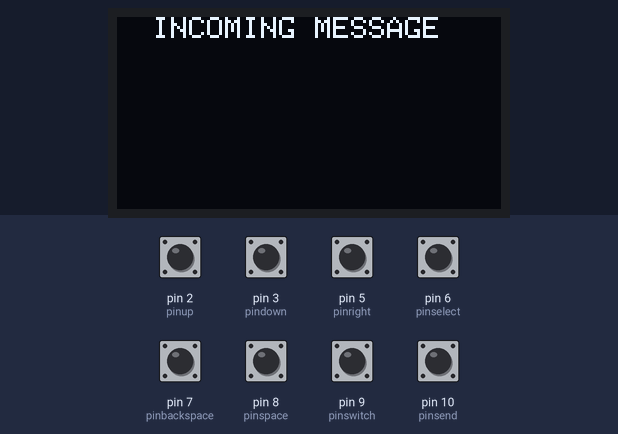
A sketch run on a simulated Arduino Uno, built with avr-gcc and run on an emulated ATmega328P. Parts: 128×64 one-colour display. The test bench sets the inputs (shaded band); at power-on: pin 2 (pinup), pin 3 (pindown), pin 5 (pinright), pin 6 (pinselect), pin 7 (pinbackspace), pin 8 (pinspace), pin 9 (pinswitch), pin 10 (pinsend) HIGH. The display library's start-up logo is not drawn.

Above: at 1.2 s.
1.3 s: pin 9 (pinswitch) pulled LOW for 1 s
At 3.3 s:
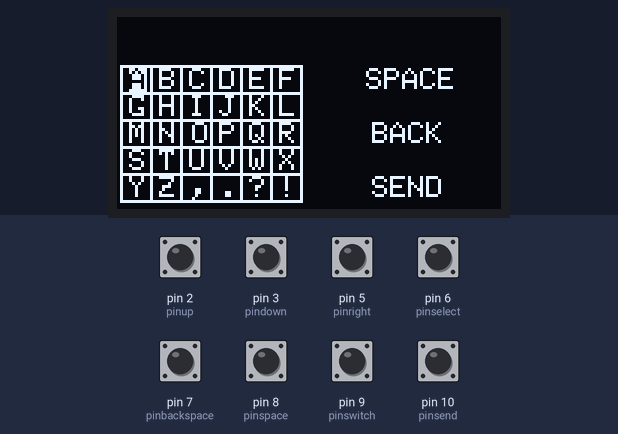
3.9 s: pin 5 (pinright) pulled LOW for 1 s
At 6.3 s:
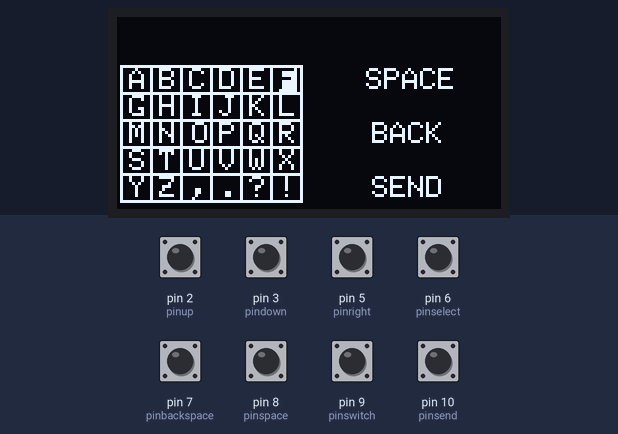
6.6 s: pin 3 (pindown) pulled LOW for 0.15 s
At 8.0 s:
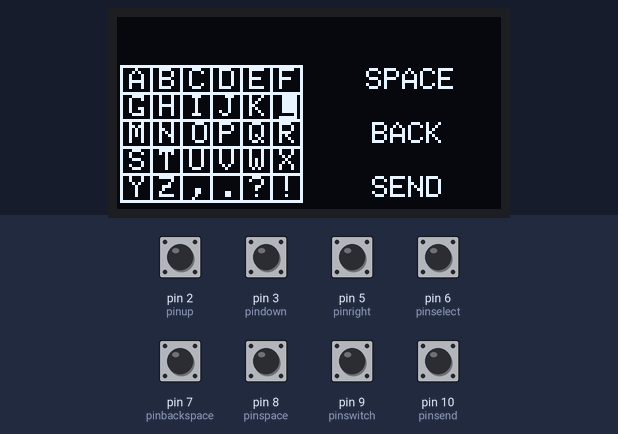
8.3 s: pin 6 (pinselect) pulled LOW for 0.15 s
10.0 s: pin 8 (pinspace) pulled LOW for 0.15 s
11.8 s: pin 7 (pinbackspace) pulled LOW for 1 s
At 12.7 s:
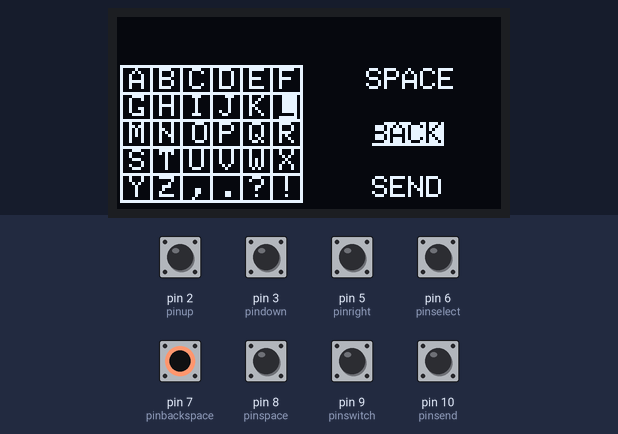
Timing chart, 0 to 14.8 s (numbered marks = the images above; inputs shaded):
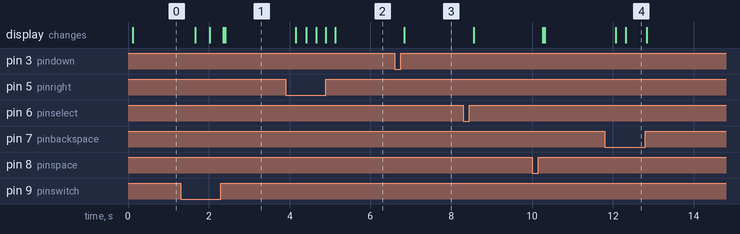

Measured:
- after the input at 1.3 s, the display: first changes after 0.36 s (image 1 shows a later state)
- after the input at 3.9 s, the display: first changes after 0.26 s (image 2 shows a later state)
- after the input at 6.6 s, the display: changes after 0.24 s (image 3)
- after the input at 11.8 s, the display: first changes after 0.27 s (image 4 shows a later state)

The sketch:

Send_code_for_textingv2_without_CAP_FINAL.ino
```cpp
/*
 * BUTTON PINS:
 * D2 = UP
 * D3 = DOWN
 * D4 = LEFT
 * D5 = RIGHT
 * D6 = SELECT
 * D7 = SEND
 * D8 = SPACE
 * D9 = SWITCH MODE
 *
 * HC12 PINS:
 * D12 = RX
 * D13 = TX
 *
 * OLED SCREEN PINS;
 * A4 = SDA
 * A5 = SCL
 *
 * NOTES:
 * If you use the default options on the HC.12 code than the full range is not
 * utilized. See HC.12 AT commands for more information
 *
 * This code is very versatile and can be used for other RF hardware such as
 * rf22, rf24, LoRa modules with small changes to only send and recieve commands
 *
 * Make sure that there is 25uf CAP on the VCC and GND just in case large data
 * sends with small batteries. The module is also supposed to be powered by an
 * external power supply (not an arduino)
 *
 * Final and most imprtant is that the code is a bit too long and takes up a lot
 * of the SRAM which means if it recieves a large string it will freeze and the
 * switch button must be called to set the recieve string back to ""
 *
 */

#include <SoftwareSerial.h>
#include <SPI.h>
#include <Wire.h>
#include <Adafruit_GFX.h>
#include <Adafruit_SSD1306.h>

#define OLED_RESET 4
Adafruit_SSD1306 display(OLED_RESET);

#define NUMFLAKES 10
#define XPOS 0
#define YPOS 1
#define DELTAY 2
//Setting up the HC12 module for pins and start
const byte HC12RxdPin = 12;                  // Recieve Pin on HC12
const byte HC12TxdPin = 13;                  // Transmit Pin on HC12
SoftwareSerial HC12(HC12TxdPin,HC12RxdPin); // Create Software Serial Port
//chars for use
char chars[31] = "ABCDEFGHIJKLMNOPQRSTUVWXYZ,.?!";
// Pins for use and thier use
int pinup = 2;
int pindown = 3;
int pinleft = 4;
int pinright = 5;
int pinselect = 6;
int pinsend = 10;
int pinspace = 8;
int pinswitch = 9;
int pinbackspace = 7;
//the X Y Axies
int x = 0;
int y = 0;
//calling out message as a string
String message, incomingmessage;
//ints to make the letters stand out
int a,b,c,d,e,f,g,h,I,j,k,l,m,n,o,p,q,r,s,t,u,v,w,X,Y,z,comma,period,question,exc,space,cap,snd,backspace;
//int for the switch button
int i = 1;
/////////////////////////////////////////////////////////////////////////////////////////////////
void setup() {
  HC12.begin(9600);
  //Pull-up all the pins for stable press
  digitalWrite(pinup, HIGH);
  digitalWrite(pindown, HIGH);
  digitalWrite(pinleft, HIGH);
  digitalWrite(pinright, HIGH);
  digitalWrite(pinselect, HIGH);
  digitalWrite(pinsend, HIGH);
  digitalWrite(pinspace,HIGH);
  digitalWrite(pinswitch,HIGH);
  digitalWrite(pinbackspace,HIGH);
  //String call out
  message = String("");
  incomingmessage = String("");
  // initialize with the I2C addr 0x3C (for the 128x64)
  display.begin(SSD1306_SWITCHCAPVCC, 0x3C);
  display.display();
  display.clearDisplay();
  //Setting the time needed to read the serial port(30 mili is limited to 42 chars at a time
  //but can be increased for larger transmissions
  HC12.setTimeout(30);
}
void loop(){
  int buttonswitch = digitalRead(pinswitch);

    if(buttonswitch == LOW){
      i++;
      incomingmessage = String("");
      delay(300);
    }

    if((i % 2) == 0){
      sendcode();
    }
    else{
      recievecode();
    }

}
void recievecode(){
  display.clearDisplay();
  incomingmessage += HC12.readString();
  display.setTextSize(1);
  display.setTextColor(WHITE);
  display.setCursor(12,0);
  display.print("INCOMING MESSAGE");
  display.setCursor(0,8);
  display.println(incomingmessage);
  display.display();
}
////////////////////////////////////////////////////////////////////////////////////////////////
void sendcode(){
//Button callout
 int buttonup = digitalRead(pinup);
 int buttondown = digitalRead(pindown);
 int buttonleft = digitalRead(pinleft);
 int buttonright = digitalRead(pinright);
 int buttonselect = digitalRead(pinselect);
 int buttonsend = digitalRead(pinsend);
 int buttonspace = digitalRead(pinspace);
 int buttonbackspace = digitalRead(pinbackspace);
///////////////////////////////////////////
//Char variables
 int charnum;
 int capchar = 0;
///////////////////////////////////////////
//The XY button controllers
 if(buttonup == LOW){
  y--;
   if(y < 0){
     y++;
    }
  delay(200);
 }
  if(buttondown == LOW){
  y++;
  if(y > 4){
    y--;
  }
  delay(200);
 }
  if(buttonright == LOW){
  x++;
  if(x > 5){
    x--;
  }
  delay(200);
 }
  if(buttonleft == LOW){
  x--;
  if(x < 0){
    x++;
  }
  delay(200);
 }
///////////////////////////////////////////
//All the configs for each char
 if((y == 0) && (x == 0)){
  charnum = 0;
  a = BLACK;
 }
 else{
  a = WHITE;
 }
  if((y == 0) && (x == 1)){
  charnum = 1;
  b = BLACK;
 }
 else{
  b = WHITE;
 }
  if((y == 0) && (x == 2)){
  charnum = 2;
  c = BLACK;
 }
 else{
  c = WHITE;
 }
  if((y == 0) && (x == 3)){
  charnum = 3;
  d = BLACK;
 }
 else{
  d = WHITE;
 }
  if((y == 0) && (x == 4)){
  charnum = 4;
  e = BLACK;
 }
 else{
  e = WHITE;
 }
  if((y == 0) && (x == 5)){
  charnum = 5;
  f = BLACK;
 }
 else{
  f = WHITE;
 }
  if((x == 0) && (y == 1)){
  charnum = 6;
  g = BLACK;
 }
 else{
  g = WHITE;
 }
  if((x == 1) && (y == 1)){
  charnum = 7;
  h = BLACK;
 }
 else{
  h = WHITE;
 }
  if((x == 2) && (y == 1)){
  charnum = 8;
  I = BLACK;
 }
 else{
  I = WHITE;
 }
  if((x == 3) && (y == 1)){
  charnum = 9;
  j = BLACK;
 }
 else{
  j = WHITE;
 }
  if((x == 4) && (y == 1)){
  charnum = 10;
  k = BLACK;
 }
 else{
  k = WHITE;
 }
  if((x == 5) && (y == 1)){
  charnum = 11;
  l = BLACK;
 }
 else{
  l = WHITE;
 }
  if((x == 0) && (y == 2)){
  charnum = 12;
  m = BLACK;
 }
 else{
  m = WHITE;
 }
  if((x == 1) && (y == 2)){
  charnum = 13;
  n = BLACK;
 }
 else{
  n = WHITE;
 }
  if((x == 2) && (y == 2)){
  charnum = 14;
  o = BLACK;
 }
 else{
  o = WHITE;
 }
  if((x == 3) && (y == 2)){
  charnum = 15;
  p = BLACK;
 }
 else{
  p = WHITE;
 }

  if((x == 4) && (y == 2)){
  charnum = 16;
  q = BLACK;
 }
 else{
  q = WHITE;
 }

  if((x == 5) && (y == 2)){
  charnum = 17;
  r = BLACK;
 }
 else{
  r = WHITE;
 }

  if((x == 0) && (y == 3)){
  charnum = 18;
  s = BLACK;
 }
 else{
  s = WHITE;
 }

  if((x == 1) && (y == 3)){
  charnum = 19;
  t = BLACK;
 }
 else{
  t = WHITE;
 }

  if((x == 2) && (y == 3)){
  charnum = 20;
  u = BLACK;
 }
 else{
  u = WHITE;
 }

  if((x == 3) && (y == 3)){
  charnum = 21;
  v = BLACK;
 }
 else{
  v = WHITE;
 }

  if((x == 4) && (y == 3)){
  charnum = 22;
  w = BLACK;
 }
 else{
  w = WHITE;
 }

  if((x == 5) && (y == 3)){
  charnum = 23;
  X = BLACK;
 }
 else{
  X = WHITE;
 }

  if((x == 0) && (y == 4)){
  charnum = 24;
  Y = BLACK;
 }
 else{
  Y = WHITE;
 }
  if((x == 1) && (y == 4)){
  charnum = 25;
  z = BLACK;
 }
 else{
  z = WHITE;
 }

  if((x == 2) && (y == 4)){
  charnum = 26;
  comma = BLACK;
 }
 else{
  comma = WHITE;
 }

  if((x == 3) && (y == 4)){
  charnum = 27;
  period = BLACK;
 }
 else{
  period = WHITE;
 }
 if((x == 4) && (y == 4)){
  charnum = 28;
  question = BLACK;
 }
 else{
  question = WHITE;
 }
 if((x == 5) && (y == 4)){
  charnum = 29;
  exc = BLACK;
 }
 else{
  exc = WHITE;
 }
///////////////////////////////////////////
//SPACE button callout
 if(buttonspace == LOW){
  message += ' ';
  space = BLACK;
  delay(200);
 }
 else{
  space = WHITE;
 }
///////////////////////////////////////////
//Adding all the chars together to make a message
if(buttonselect == LOW){
    message += chars[charnum];
    display.setTextSize(1);
    display.setTextColor(WHITE);
    display.setCursor(0,0);
    display.print(message);
    delay(200);
  }
///////////////////////////////////////////
//Backspace funcntion
if(buttonbackspace == LOW){
  message.remove(message.length() - 1);
  backspace = BLACK;
  delay(200);
}
else{
  backspace = WHITE;
}
///////////////////////////////////////////
//MAX char limit. can be set to somthing higher if your screen bigger.
//For I2C oled its the first two lines
if(message.length() > 42){
  message.remove(message.length() - 1);
}
///////////////////////////////////////////
//Final step in sending the message and reseting the message back to nothing(space)
  if(buttonsend == LOW){
    snd = BLACK;
    HC12.print(message);
    message = String("");
    delay(200);
  }
  else{
    snd = WHITE;
  }
///////////////////////////////////////////
//Display print out and locations of each character
  display.setTextSize(1);
  display.drawLine(1, 16, 1, 61, WHITE);
  display.drawLine(11, 16, 11, 61, WHITE);//Vertical Lines
  display.drawLine(21, 16, 21, 61, WHITE);
  display.drawLine(31, 16, 31, 61, WHITE);
  display.drawLine(41, 16, 41, 61, WHITE);
  display.drawLine(51, 16, 51, 61, WHITE);
  display.drawLine(61, 16, 61, 61, WHITE);
  display.drawLine(1, 16, 60, 16, WHITE);//Horizontal Lines
  display.drawLine(1, 25, 60, 25, WHITE);
  display.drawLine(1, 34, 60, 34, WHITE);
  display.drawLine(1, 43, 60, 43, WHITE);
  display.drawLine(1, 52, 60, 52, WHITE);
  display.drawLine(1, 61, 60, 61, WHITE);
  display.setTextColor(space,WHITE);
  display.setCursor(83,17);
  display.println("SPACE");
  display.setTextColor(backspace,WHITE);
  display.setCursor(85,35);
  display.println("BACK");
  display.setTextColor(snd,WHITE);
  display.setCursor(85,53);
  display.println("SEND");
  display.setTextColor(a,WHITE);
  display.setCursor(4,17);
  display.println('A');
  display.setTextColor(b,WHITE);
  display.setCursor(14,17);
  display.println('B');
  display.setTextColor(c,WHITE);
  display.setCursor(24,17);
  display.println('C');
  display.setTextColor(d,WHITE);
  display.setCursor(34,17);
  display.println('D');
  display.setTextColor(e,WHITE);
  display.setCursor(44,17);
  display.println('E');
  display.setTextColor(f,WHITE);
  display.setCursor(54,17);
  display.println('F');
  display.setTextColor(g,WHITE);
  display.setCursor(4,26);
  display.println('G');
  display.setTextColor(h,WHITE);
  display.setCursor(14,26);
  display.println('H');
  display.setTextColor(I,WHITE);
  display.setCursor(24,26);
  display.println('I');
  display.setTextColor(j,WHITE);
  display.setCursor(34,26);
  display.println('J');
  display.setTextColor(k,WHITE);
  display.setCursor(44,26);
  display.println('K');
  display.setTextColor(l,WHITE);
  display.setCursor(54,26);
  display.println('L');
  display.setTextColor(m,WHITE);
  display.setCursor(4,35);
  display.println('M');
  display.setTextColor(n,WHITE);
  display.setCursor(14,35);
  display.println('N');
  display.setTextColor(o,WHITE);
  display.setCursor(25,35);
  display.println('O');
  display.setTextColor(p,WHITE);
  display.setCursor(34,35);
  display.println('P');
  display.setTextColor(q,WHITE);
  display.setCursor(44,35);
  display.println('Q');
  display.setTextColor(r,WHITE);
  display.setCursor(54,35);
  display.println('R');
  display.setTextColor(s,WHITE);
  display.setCursor(4,44);
  display.println('S');
  display.setTextColor(t,WHITE);
  display.setCursor(14,44);
  display.println('T');
  display.setTextColor(u,WHITE);
  display.setCursor(24,44);
  display.println('U');
  display.setTextColor(v,WHITE);
  display.setCursor(34,44);
  display.println('V');
  display.setTextColor(w,WHITE);
  display.setCursor(44,44);
  display.println('W');
  display.setTextColor(X,WHITE);
  display.setCursor(54,44);
  display.println('X');
  display.setTextColor(Y,WHITE);
  display.setCursor(4,53);
  display.println('Y');
  display.setTextColor(z,WHITE);
  display.setCursor(14,53);
  display.println('Z');
  display.setTextColor(comma,WHITE);
  display.setCursor(24,53);
  display.println(',');
  display.setTextColor(period,WHITE);
  display.setCursor(34,53);
  display.println('.');
  display.setTextColor(question,WHITE);
  display.setCursor(44,53);
  display.println('?');
  display.setTextColor(exc,WHITE);
  display.setCursor(54,53);
  display.println('!');
  display.setTextColor(WHITE);
  display.setCursor(0,0);
  display.println(message);
  display.display();
  display.clearDisplay();
  ///////////////////////////////////////////
  //Small delay just in case
  delay(10);

}
```
